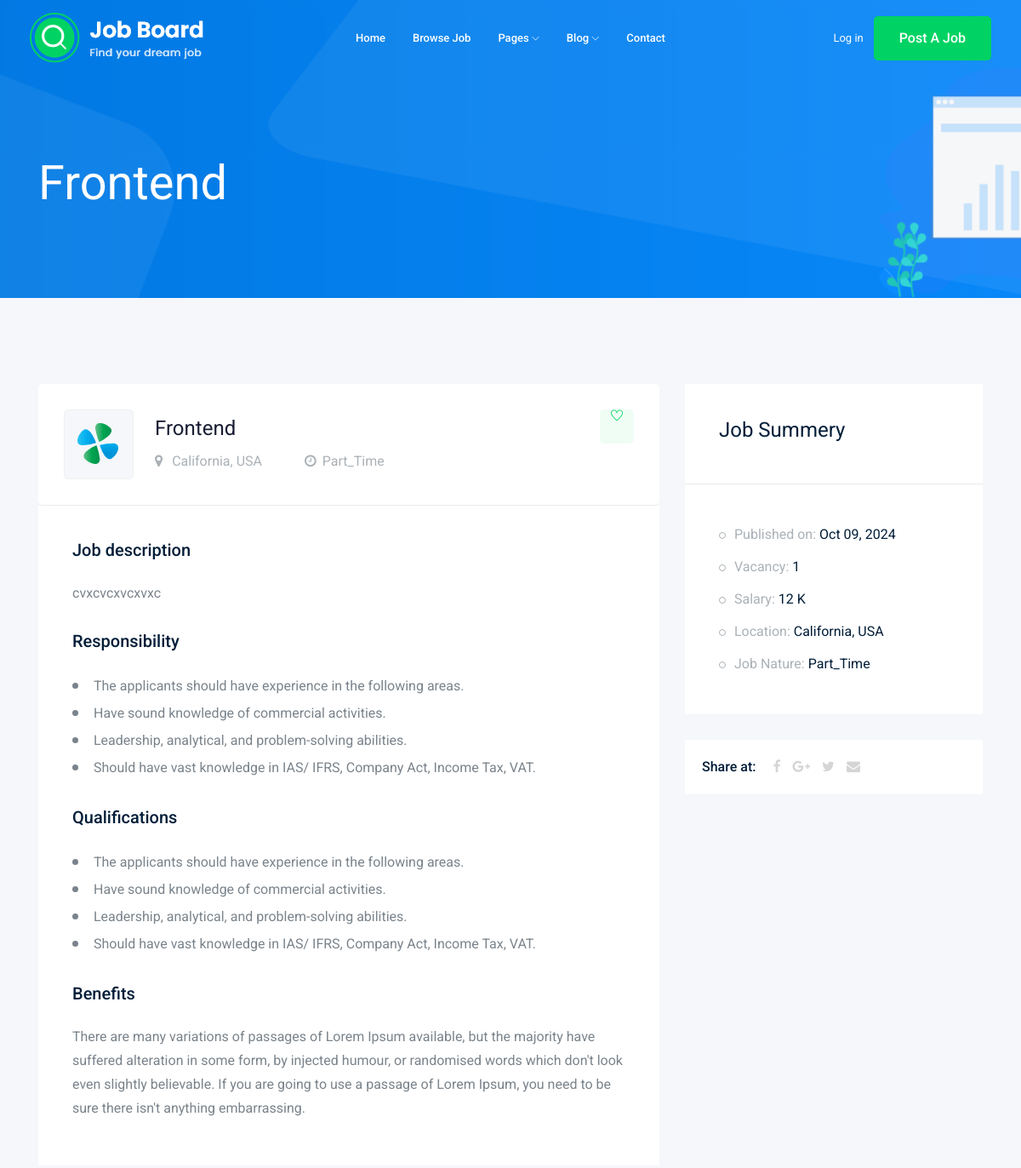
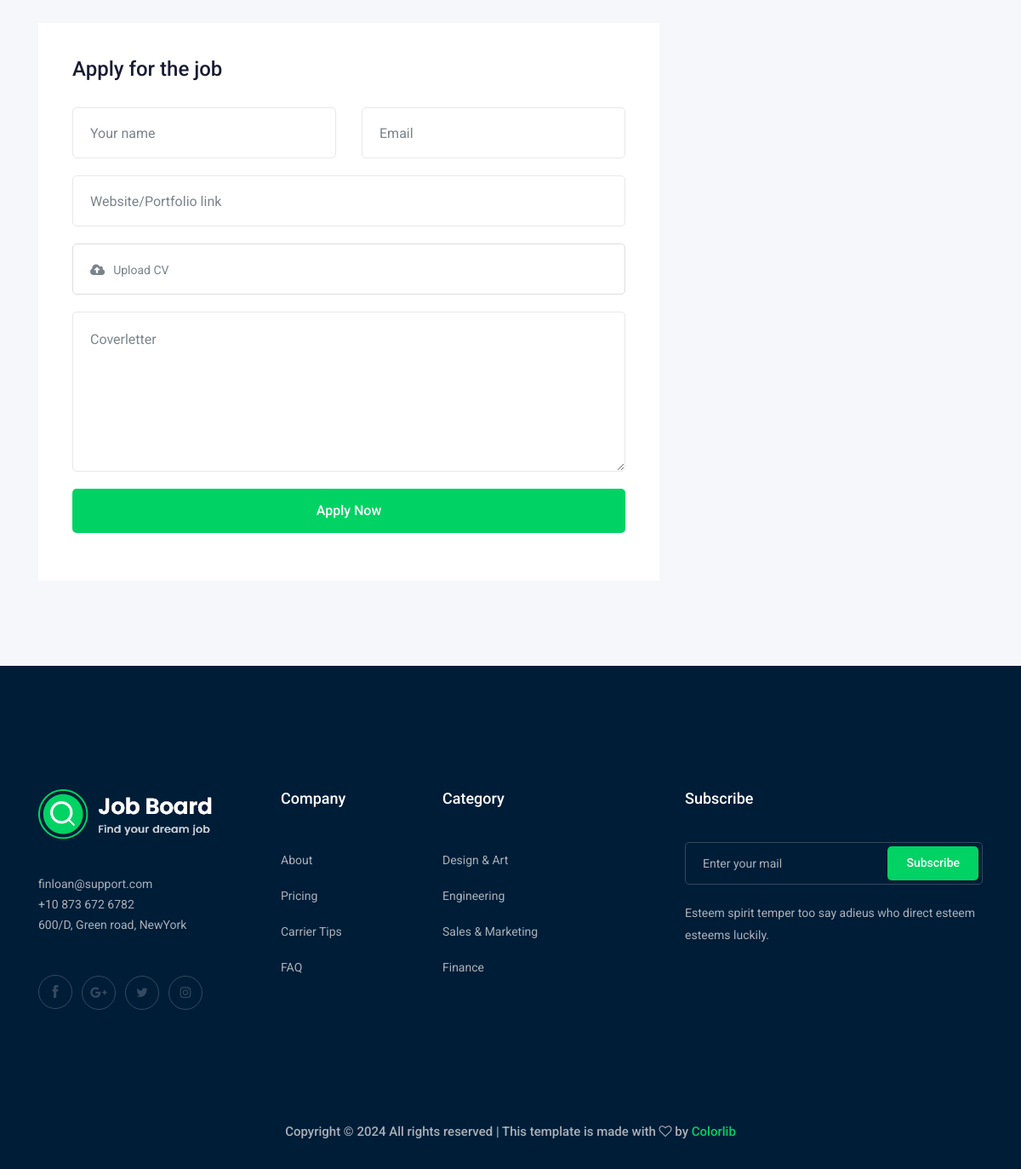
Page /jobs/1/ on the committed database (2 pictures, top to bottom).
### job/models.py (models this page shows, shortened)
class Job(models.Model): #table
    title = models.CharField (max_length=10) #column
    job_type = models.CharField (max_length=10 , choices=TYPE_JOBS ,default='Full_Time') #column
    descriptions = models.TextField(max_length=1000 ,default='')
    published_at = models.DateTimeField(auto_now=True)
    vacancy = models.IntegerField(default=1)
    salary = models.IntegerField(default=0)
    category = models.ForeignKey('Category' ,on_delete=models.CASCADE) # one to many
    experience = models.IntegerField(default=1)
    image = models.ImageField(upload_to='jobs/')

### job/views.py (the view)
# urls.py: path('<int:id>/', views.job_descriptions, name="job_descriptions"),
def job_descriptions (request ,id):
    job_details = Job.objects.get(id=id) # get one Job using query set api
    context =  {'job_details':job_details}
    return render(request ,'job/job_details.html' ,context)

### job/templates/job/job_details.html (shortened to what this page needs)
{% extends "base.html" %} {% load static %} {% block body %}
<div class="bradcam_area bradcam_bg_1">
  <div class="container">
    <div class="row">
      <div class="col-xl-12">
        <div class="bradcam_text">
          <h3>{{job_details.title}}</h3>
        </div>
      </div>
    </div>
  </div>
</div>
<div class="job_details_area">
  <div class="container">
    <div class="row">
      <div class="col-lg-8">
        <div class="job_details_header">
          <div class="single_jobs white-bg d-flex justify-content-between">
            <div class="jobs_left d-flex align-items-center">
              <div class="thumb">
                <img src="img/svg_icon/1.svg" alt="" />
              </div>
              <div class="jobs_conetent">
                <a href="#"><h4>{{job_details.title}}</h4></a>
                <div class="links_locat d-flex align-items-center">
                  <div class="location">
                    <p><i class="fa fa-map-marker"></i> California, USA</p>
                  </div>
                  <div class="location">
                    <p><i class="fa fa-clock-o"></i>{{job_details.job_type}}</p>
                  </div>
                </div>
              </div>
            </div>
            <div class="jobs_right">
              <div class="apply_now">
                <a class="heart_mark" href="#"> <i class="ti-heart"></i> </a>
              </div>
            </div>
          </div>
        </div>
        <div class="descript_wrap white-bg">
          <div class="single_wrap">
            <h4>Job description</h4>
            <p>{{job_details.descriptions}}</p>
          </div>
          <div class="single_wrap">
            <h4>Responsibility</h4>
            <ul>
              <li>
                The applicants should have experience in the following areas.
              </li>
              <li>Have sound knowledge of commercial activities.</li>
              <li>Leadership, analytical, and problem-solving abilities.</li>
              <li>
                Should have vast knowledge in IAS/ IFRS, Company Act, Income
                Tax, VAT.
              </li>
            </ul>
          </div>
          <div class="single_wrap">
            <h4>Qualifications</h4>
            <ul>
              <li>
                The applicants should have experience in the following areas.
              </li>
              <li>Have sound knowledge of commercial activities.</li>
              <li>Leadership, analytical, and problem-solving abilities.</li>
              <li>
                Should have vast knowledge in IAS/ IFRS, Company Act, Income
                Tax, VAT.
              </li>
            </ul>
          </div>
          <div class="single_wrap">
            <h4>Benefits</h4>
            <p>
              There are many variations of passages of Lorem Ipsum available,
              but the majority have suffered alteration in some form, by
              injected humour, or randomised words which don't look even
              slightly believable. If you are going to use a passage of Lorem
              Ipsum, you need to be sure there isn't anything embarrassing.
            </p>
          </div>
        </div>
        <div class="apply_job_form white-bg">
          <h4>Apply for the job</h4>
          <form action="#">
            <div class="row">
              <div class="col-md-6">
                <div class="input_field">
                  <input type="text" placeholder="Your name" />
                </div>
              </div>
              <div class="col-md-6">
                <div class="input_field">
                  <input type="text" placeholder="Email" />
                </div>
              </div>
              <div class="col-md-12">
                <div class="input_field">
                  <input type="text" placeholder="Website/Portfolio link" />
                </div>
              </div>
              <div class="col-md-12">
                <div class="input-group">
                  <div class="input-group-prepend">
                    <button type="button" id="inputGroupFileAddon03">
                      <i class="fa fa-cloud-upload" aria-hidden="true"></i>
                    </button>
                  </div>
                  <div class="custom-file">
                    <label class="custom-file-label" for="inputGroupFile03"
                      >Upload CV</label
                    >
                  </div>
                </div>
              </div>
              <div class="col-md-12">
                <div class="input_field">
                  <textarea
                    name="#"
                    id=""
                    cols="30"
                    rows="10"
                    placeholder="Coverletter"
                  ></textarea>
                </div>
              </div>
              <div class="col-md-12">
                <div class="submit_btn">
                  <button class="boxed-btn3 w-100" type="submit">
                    Apply Now
                  </button>
                </div>
              </div>
            </div>
          </form>
        </div>
      </div>
      <div class="col-lg-4">
        <div class="job_sumary">
          <div class="summery_header">
            <h3>Job Summery</h3>
          </div>
          <div class="job_content">
            <ul>
              <li>
                Published on:
                <span>{{job_details.published_at |date:"M d, Y" }}</span>
              </li>
              <li>Vacancy: <span>{{job_details.vacancy}}</span></li>
              <li>Salary: <span>{{job_details.salary}} K</span></li>
              <li>Location: <span>California, USA</span></li>
              <li>Job Nature: <span> {{job_details.job_type}}</span></li>
            </ul>
          </div>
        </div>
        <div class="share_wrap d-flex">
          <span>Share at:</span>
          <ul>
            <li>
              <a href="#"> <i class="fa fa-facebook"></i></a>
            </li>
            <li>
              <a href="#"> <i class="fa fa-google-plus"></i></a>
            </li>
            <li>
              <a href="#"> <i class="fa fa-twitter"></i></a>
            </li>
            <li>
              <a href="#"> <i class="fa fa-envelope"></i></a>
            </li>
          </ul>
        </div>
        <div class="job_location_wrap">
          <div class="job_lok_inner">
            <div id="map" style="height: 200px"></div>
          </div>
        </div>
      </div>
    </div>
  </div>
</div>
{% endblock body %}

### rows in the picture
Job: title "Frontend", job_type "Part_Time", descriptions "cvxcvcxvcxvxc", published_at "Oct 09, 2024", vacancy "1", salary "12"
